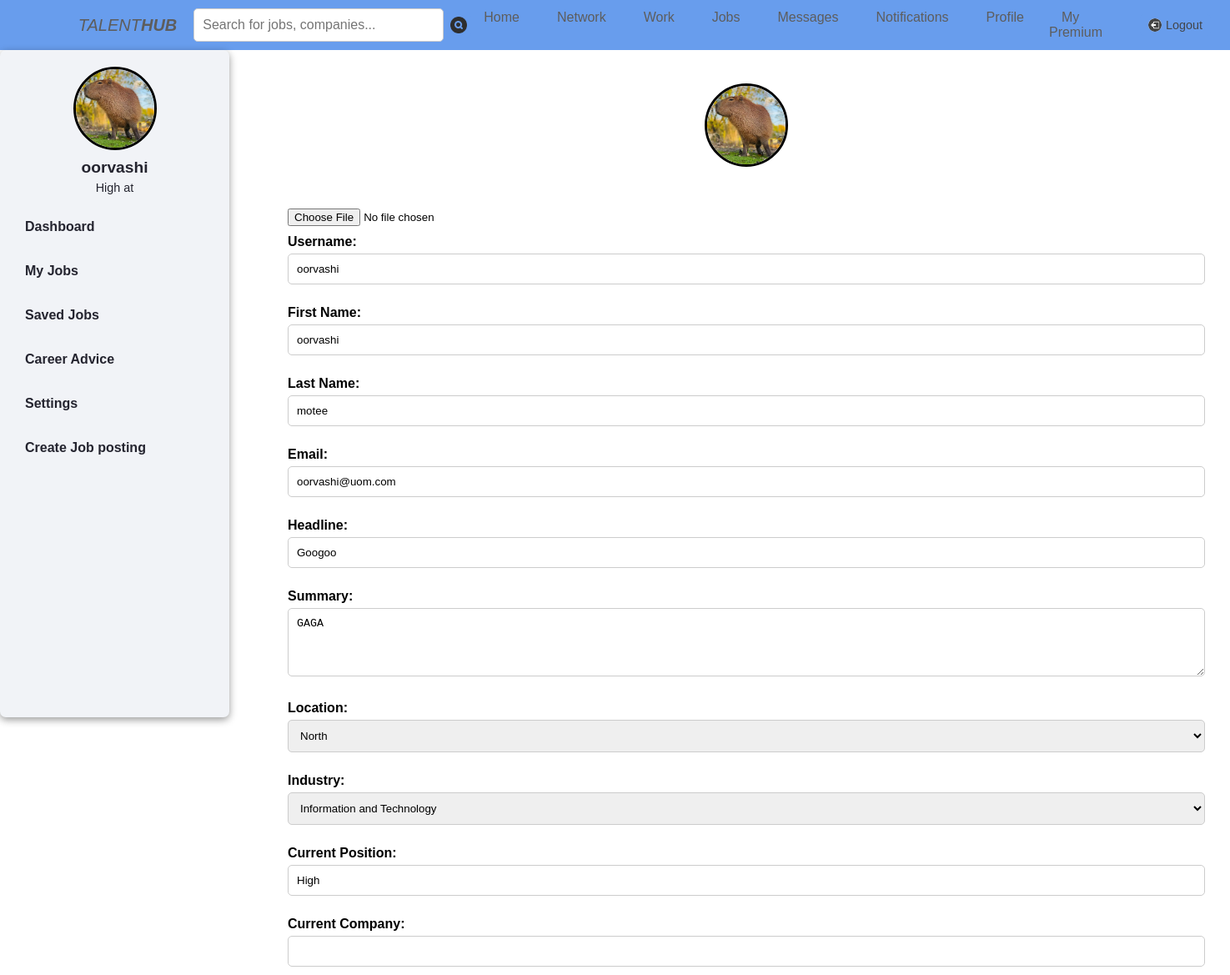
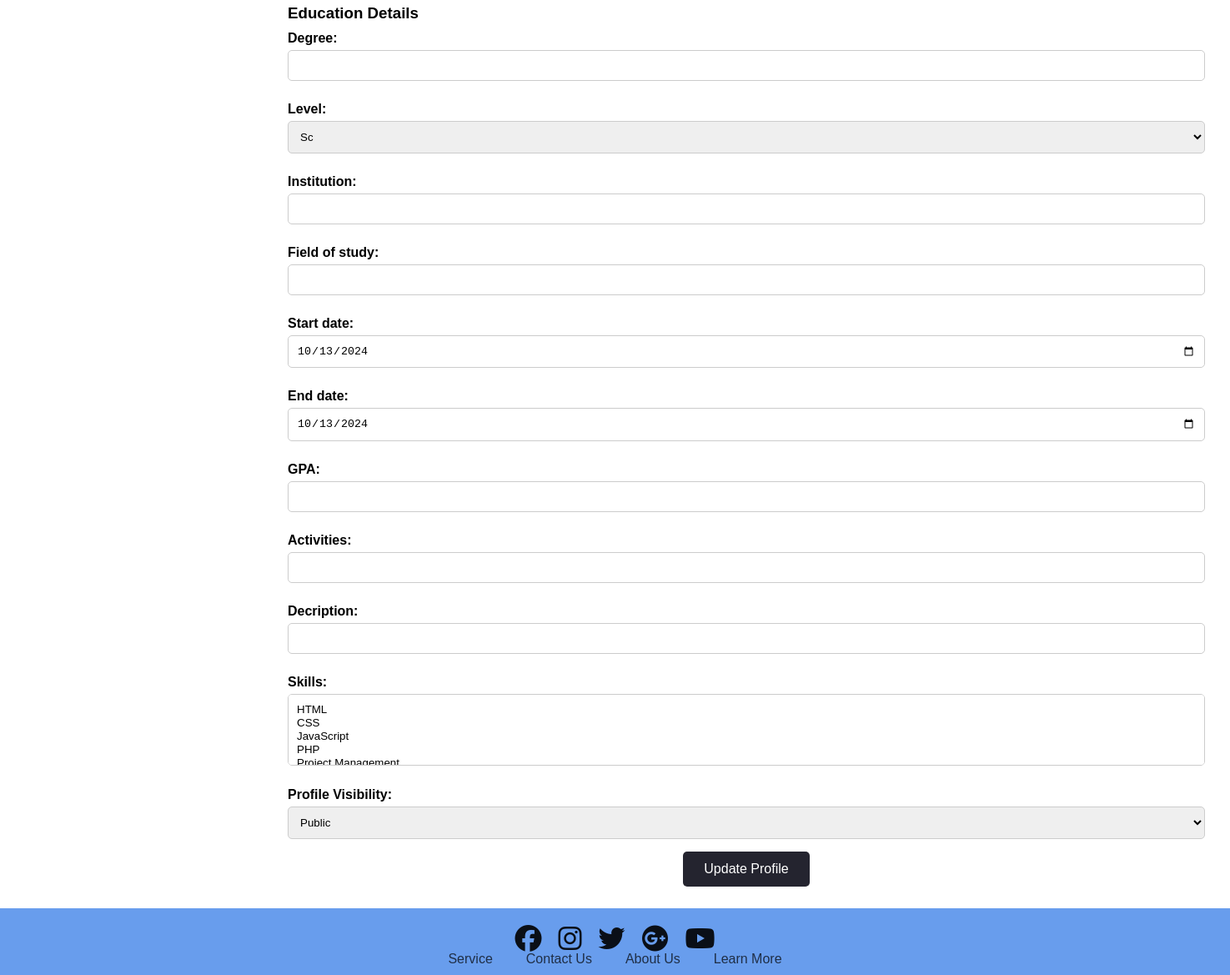
Screenshot of /profile.php (signed in) with the database file from the repository (2 pictures, top to bottom).
### tables this page shows
CREATE TABLE `users` (
  `user_id` varchar(1000) NOT NULL,
  `username` varchar(1000) DEFAULT NULL,
  `first_name` varchar(200) DEFAULT NULL,
  `last_name` varchar(200) DEFAULT NULL,
  `email` varchar(200) DEFAULT NULL,
  `password` varchar(1000) DEFAULT NULL,
  `profile_picture` varchar(1000) DEFAULT NULL,
  `headline` varchar(2000) DEFAULT NULL,
  `summary` varchar(2000) DEFAULT NULL,
  `location` varchar(1000) DEFAULT NULL,
  `industry` varchar(200) DEFAULT NULL,
  `current_position` varchar(200) DEFAULT NULL,
  `current_company` varchar(200) DEFAULT NULL,
  `education` varchar(200) DEFAULT NULL,
  `skills` longtext DEFAULT NULL CHECK (json_valid(`skills`)),
  `connections_count` int(11) NOT NULL DEFAULT 0,
  `profile_visibility` varchar(10) NOT NULL DEFAULT 'public'
);

### profile.php (the view, shortened to what this page needs)
<?php
    include("backend/functions.php");
    $userid = $_SESSION['user_id'];
?>
<!DOCTYPE html>
<html lang="en">
<head>
    <link rel="stylesheet" href="css/style.css">
    <link rel="stylesheet" href="css/job-posting.css">
    <link rel="stylesheet" href="https://cdnjs.cloudflare.com/ajax/libs/font-awesome/6.6.0/css/all.min.css" />
</head>
<body>
    <?php
        get_header();
    ?>
    <div class="container">
        <?php
            get_sidebar($userid);
        ?>
        <div class="main-feed">
            <form action="backend/update_profile.php" method="POST">
                <div class="profile-pic-section">
                    <img src="img/capy.jpeg" alt="Profile Picture" class="profile-pic">
                </div>
                <div class="changeOption">
                    <input type="file" name="profile_picture" id="profile_picture">
                </div>
                <div class="profile-info">
                    <?php
                        $profile = get_user_profile($_SESSION['user_id']);
                    ?>
                    <label class="fname" for="username"><strong>Username:</strong></label>
                    <input type="text" name="username" id="userame" value = "<?php echo $profile['username']; ?>"required>
                    <label class="fname" for="first_name"><strong>First Name:</strong></label>
                    <input type="text" name="first_name" id="first_name" value = "<?php echo $profile['first_name']; ?> "required>
                    <label class="lname" for="last_name"><strong>Last Name:</strong></label>
                    <input type="text" name="last_name" id="last_name"  value = "<?php echo $profile['last_name']; ?>"required>
                    <label class="email" for="email"><strong>Email:</strong></label>
                    <input type="email" name="email" id="email" value = "<?php echo $profile['email']; ?>"required>
                    <label for="headline"><strong>Headline:</strong></label>
                    <input type="text" name="headline" id="headline" value = "<?php echo $profile['headline']; ?>" >
                    <label for="summary"><strong>Summary:</strong></label>
                    <textarea name="summary" id="summary" rows="4"><?php echo $profile['summary']; ?></textarea>
                    <label for="location"><strong>Location:</strong></label>
                    <select name="location" id="location">
                        <option <?php if($profile['location'] == "North"){ echo "selected"; } ?> value="North">North</option>
                    </select>
                    <label for="industry"><strong>Industry:</strong></label>
                    <select name="industry" id="industry">
                        <option <?php if($profile['industry'] == "Information and Technology"){ echo "selected"; } ?> value="Information and Technology">Information and Technology</option>
                    </select>
                    <label for="current_position"><strong>Current Position:</strong></label>
                    <input type="text" name="current_position" id="current_position" value = "<?php echo $profile['current_position']; ?>">
                    <label for="current_company"><strong>Current Company:</strong></label>
                    <input type="text" name="current_company" id="current_company" value = "<?php echo $profile['current_company']; ?>">
                    <div class="education">
                        <h3>Education Details</h3>
                        <label for="major"><strong>Degree:</strong></label>
                        <input type="text" name="major" id="major">
                        <label for="level"><strong>Level:</strong></label>
                        <select name="level" id="level">
                            <option value="Sc">Sc</option>
                        </select>
                        <label for="institution"><strong>Institution:</strong></label>
                        <input type="text" name="institution" id="institution" >
                        <label for="field of study"><strong>Field of study:</strong></label>
                        <input type="text" name="field of study" id="field of study">
                        <label for="start date"><strong>Start date:</strong></label>
                        <input type="date" id="start date" name="school-start" value="2024-10-13" min="2000-01-01" max="2025-01-01" />
                        <label for="end date"><strong>End date:</strong></label>
                        <input type="date" id="end date" name="school-end" value="2024-10-13" min="2000-01-01" max="2025-01-01" />
                        <label for="gpa"><strong>GPA:</strong></label>
                        <input type="text" name="gpa" id="gpa">
                        <label for="activities"><strong>Activities:</strong></label>
                        <input type="text" name="activities" id="activities">
                        <label for="description"><strong>Decription:</strong></label>
                        <input type="text" name="description" id="description">
                    </div>
                    <label for="skills"><strong>Skills:</strong></label>
                    <select name="skills[]" id="skills" multiple>
                        <?php
                            $list = get_skills();
                            foreach($list as $key=>$skill){
                                echo "<option value=\"" . $key + 1 . "\">".$skill . "</option>";
                            }
                        ?>
                    </select>
                    <label for="profile_visibility"><strong>Profile Visibility:</strong></label>
                    <select name="profile_visibility" id="profile_visibility">
                        <option value="public">Public</option>
                    </select>
                </div>
                <div class="submit-section">
                    <button type="submit" class="submit-btn">Update Profile</button>
                </div>
            </form>
        </div>
    </div>
</body>
<?php
    get_footer();
?>
</html>

### backend/functions.php (shortened to what this page needs)
<?php
function get_skills(){
    $sql = "SELECT skill_name FROM `skills` WHERE 1";
    $skills = $GLOBALS['conn']->query($sql);
    if ($skills->num_rows > 0) {
        $list = [];
        while($row = $skills->fetch_assoc()) {
            array_push($list, $row['skill_name']);
        }
    } else {
        echo "No skills found";
    }
    return $list;
}
function get_user_profile($id){
    $sql = "SELECT * FROM `users` WHERE `user_id`= '$id'";
    $user = $GLOBALS['conn']->query($sql);
    $profile = [];
    if ($user->num_rows > 0) {
        $row = $user->fetch_assoc();
        $profile = [
            'username' => $row['username'],
            'email' => $row['email'],
            'first_name' => $row['first_name'],
            'last_name' => $row['last_name'],
            'headline' => $row['headline'],
            'summary' => $row['summary'],
            'industry' => $row['industry'],
            'location' => $row['location'],
            'current_position' => $row['current_position'],
            'current_company' => $row['current_company'],
            'connections_count' => $row['connections_count']
        ];
    } else {
        $profile = NULL;
    }
    return $profile;
}
function get_header(){
    echo "
            <header>
                <nav>
                    <div class=\"logo\">Talent<b>Hub</b></div>
                    <div class=\"search-bar\">
                            <form action=\"search_results.php\" method=\"post\" class=\"form\">
                                <input type=\"text\" name=\"keyword\" placeholder=\"Search for jobs, companies...\">
                                <button type=\"submit\">
                                <img src=\"img/searchButton.png\" alt=\"Search Icon\" />
                                </button>
                            </form>
                    </div>
                    <div>
                        <ul class=\"links\">
                            <li><a href=\"home.php\">Home</a></li>
                            <li><a href=\"#\">Network</a></li>
                            <li><a href=\"#\">Work</a></li>
                            <li><a href=\"home.php\">Jobs</a></li>
                            <li><a href=\"#\">Messages</a></li>
                            <li><a href=\"#\">Notifications</a></li>
                            <li><a href=\"profile.php\">Profile</a></li>
                            <li><a href=\"pricing.php\">My Premium</a></li>
                        </ul>
                    </div>
                    <div class=\"logout\">
                        <form action=\"backend/logout.php\" method=\"POST\" class=\"logout-form\">
                            <input type=\"hidden\" name=\"logout\" value=\"true\">
                                <button type=\"submit\" class=\"logout-btn\">
                                    <img src=\"img/logoutButton.png\" alt=\"Logout\" class=\"logout-icon\">
                                    <p>Logout</p>
                                </button>
                        </form>
                    </div>
                </nav>
            </header>";
}
function get_sidebar($id){
    $profile = get_user_profile($id);
    echo '
            <aside class="sidebar">
            <div class="profile-summary">
                <img src="img/capy.jpeg" alt="Profile Picture" class="profile-pic">
                <h3>'. $profile['username'] .'</h3>
                <p>'. $profile['current_position'] .' at '. $profile['current_company'] .'</p>
            </div>
            <ul class="sidebar-links">
                <li><a href="#">Dashboard</a></li>
                <li><a href="#">My Jobs</a></li>
                <li><a href="#">Saved Jobs</a></li>
                <li><a href="https://www.indeed.com/career-advice">Career Advice</a></li>
                <li><a href="#">Settings</a></li>
                <li><a href="job-posting.php">Create Job posting</a></li>
            </ul>
        </aside>';
}
function get_footer(){
    echo '<footer>
            <div class="footerContainer">
                <div class="socialIcons">
                    <a href=""><i class="fa-brands fa-facebook"></i></a>
                    <a href=""><i class="fa-brands fa-instagram"></i></a>
                    <a href=""><i class="fa-brands fa-twitter"></i></a>
                    <a href=""><i class="fa-brands fa-google-plus"></i></a>
                    <a href=""><i class="fa-brands fa-youtube"></i></a>
                </div>
                <div class="footer-Nav">
                    <ul>
                        <li><a href="#">Service</a></li>
                        <li><a href="#">Contact Us</a></li>
                        <li><a href="#">About Us</a></li>
                        <li><a href="#">Learn More</a></li>
                    </ul>
                </div>
            </div>
        </footer>';
}

### css/style.css (style rules this page uses)
* { margin: 0; padding: 0; box-sizing: border-box; }
body { font-family: Poppins, sans-serif; padding-top: 80px; }
header { background-color:#689ded; color: white; padding: 10px 0; display: flex; justify-content: center; align-items: center; position: fixed; width: 100%; top: 0; }
nav { display: flex; justify-content: space-between; align-items: center; width: 90%; padding:0 20px; }
nav .logo { color: #5d5d5d; font-style: italic; text-transform: uppercase; font-size: 20px; }
nav .links { list-style: none; display: flex; margin-right: 30px; }
nav .links a { color:#5d5d5d; text-decoration: none; font-size: 1rem; }
.logo { color: #5d5d5d; font-style: italic; text-transform: uppercase; font-size: 20px; margin-right:20px; }
.search-bar .form { display: flex; align-items: center; }
.search-bar .form input { padding: 10px; font-size: 16px; width: 300px; border: 1px solid #ccc; border-radius: 5px; }
.search-bar .form button { padding: 5px; background-color: #689ded; color: white; border: none; border-radius: 5px; cursor: pointer; margin-left: 3px; width: 30px; height: 30px; display: flex; justify-content: center; align-items: center; overflow: hidden; }
.search-bar .form button img { width: 20px; height: 20px; }
.logout-btn { background-color: #689ded; color: #43464b; border: none; padding: 5px 10px; border-radius: 5px; cursor: pointer; transition: background-color 0.3s ease; display: flex; align-items: center; font-size: 0.9rem; }
.logout-icon { width: 16px; height: 16px; margin-right: 5px; border-radius: 50%; object-fit: cover; }
.container { display: flex; width: 100%; }
.sidebar { position: fixed; width: 275px; height: 100vh; overflow-y: auto; background-color: #f1f3f7 ; padding: 20px; border-radius: 7px; box-shadow: 0 3px 10px rgba(0, 0, 0, 0.4); margin-top: -20px; }
.profile-pic { border-radius: 50%; border: 3px solid black; width: 100px; height: 100px; object-fit: cover; margin-bottom: 10px; display:block; margin-left:auto; margin-right:auto; }
.profile-summary h3 { font-size: 1.2rem; margin-bottom: 5px; color: #24242f; text-align:center; }
.profile-summary p { font-size: 0.9rem; color: #24242f; text-align:center; }
.sidebar-links { list-style: none; margin-top: 20px; }
.sidebar-links li { margin-bottom: 15px; }
a { text-decoration: none; color: rgba(219, 205, 201, 0.3); font-size: 1rem; transition: color 0.3s ease, transform 0.2s ease; }
.sidebar-links a { display: block; padding: 10px; border-radius: 5px; color: #24242f ; font-weight: bold; }
.main-feed { flex: 0 0 1140px; padding: 20px; background-color:rgba(68, 37, 37, 0.3); margin-left: 325px; height: 100%; border-radius: 7px; box-shadow: 0 3px 10px rgba(0, 0, 0, 0.4); margin-bottom: 86px; }
.links { list-style-type: none; display: flex; gap: 15px; }
.links li a { text-decoration: none; color: #5d5d5d; padding: 8px 15px; transition: background-color 0.3s; }
.footerContainer { width:100%; padding:20px 20px 10px; background-color:#689ded ; position: fixed; left: 0; bottom: 0; }
.socialIcons { display:flex; justify-content:center; gap:20px; }
.socialIcons a i { font-size:2em; color:black; opacity:0.9; }
.footer-Nav ul { display:flex; justify-content:center; list-style-type:none; }
.footer-Nav ul li a { color:rgb(0, 0, 0); margin:20px; text-decoration:none; font-size:1rem; opacity:0.7; transition:0.5s; }
.submit-btn { background-color: #24242f; color: white; padding: 12px 25px; border: none; border-radius: 5px; cursor: pointer; font-size: 16px; transition: background-color 0.3s ease; }

### css/job-posting.css (style rules this page uses)
.profile-pic-section { text-align: center; margin-bottom: 40px; display: flex; justify-content: center; align-items: center; }
.profile-pic { border-radius: 50%; border: 3px solid black; object-fit: cover; display: block; }
.profile-info label { display: block; font-weight: bold; margin-top: 10px; margin-bottom: 5px; }
.profile-info input, .profile-info textarea, .profile-info select { width: 100%; padding: 10px; margin-bottom: 15px; border: 1px solid #ccc; border-radius: 5px; }
.profile-info textarea { resize: vertical; }
.submit-section { text-align: center; }

### profile.php (style rules this page uses)
.main-feed { background-color: white; box-shadow: 0 0 0 0; }

### rows the page displays
users: username "oorvashi", current_position "High", first_name "oorvashi", last_name "motee", email "oorvashi@uom.com", headline "Googoo", summary "GAGA", location "North", industry "Information and Technology"
